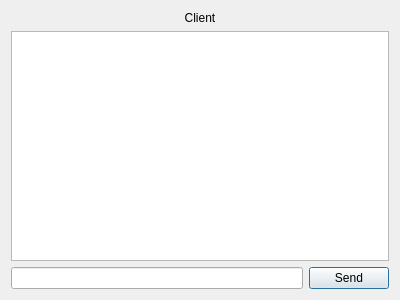
<?xml version="1.0" encoding="UTF-8"?>
<ui version="4.0">
 <class>Dialog</class>
 <widget class="QDialog" name="Dialog">
  <property name="geometry">
   <rect>
    <x>0</x>
    <y>0</y>
    <width>400</width>
    <height>300</height>
   </rect>
  </property>
  <property name="windowTitle">
   <string>Dialog</string>
  </property>
  <layout class="QGridLayout" name="gridLayout">
   <item row="3" column="1">
    <widget class="QPushButton" name="pushButtonSend">
     <property name="text">
      <string>Send</string>
     </property>
    </widget>
   </item>
   <item row="3" column="0">
    <widget class="QLineEdit" name="lineEditMessage"/>
   </item>
   <item row="2" column="0" colspan="2">
    <widget class="QTextEdit" name="textEditMessages"/>
   </item>
   <item row="1" column="0" colspan="2">
    <widget class="QLabel" name="label">
     <property name="text">
      <string>Client</string>
     </property>
     <property name="alignment">
      <set>Qt::AlignCenter</set>
     </property>
    </widget>
   </item>
  </layout>
 </widget>
 <resources/>
 <connections/>
</ui>
